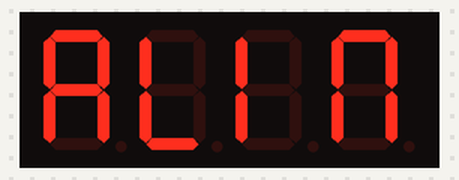
The sketch below on a simulated Arduino Uno, built with avr-gcc and run on an emulated ATmega328P. Shown: 4-digit seven-segment display. The local clock reads 2024-03-15 10:24:30 at power-on unless the sketch sets it.

Above: at 1.1 s.
At 2.1 s:
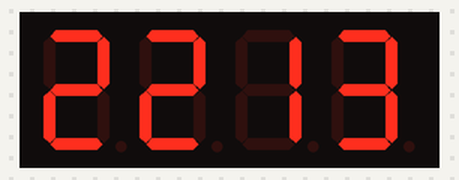
At 65.1 s:
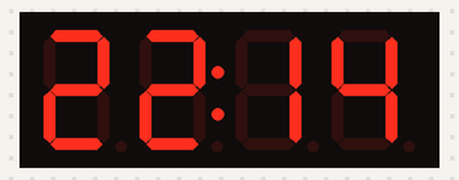
At 129.1 s:
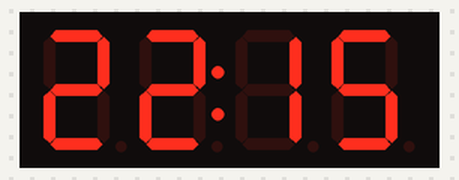

Measured:
- what the display in image 0 shows lasts 1.0 s, from 1.0 s to 2.0 s

The sketch:

digital_clock_TM1637.ino
```cpp
// (licence header left out)
#include <Wire.h>
#include <RTClib.h>
#include "SevenSegmentTM1637.h"

const byte PIN_CLK = 5;
const byte PIN_DIO = 6;
SevenSegmentTM1637    display(PIN_CLK, PIN_DIO);
RTC_DS3231 rtc;


void setup() {
  //Serial.begin(9600);
  display.begin();
  display.setBacklight(100);
  rtc.begin();
  rtc.adjust(DateTime(F(__DATE__), F(__TIME__)));

  display.print("ALIM");
  delay(1000);

}

void loop() {
  DateTime now = rtc.now();

  if (now.hour() < 10) {
    display.setCursor(0, 0); display.print("0");
    display.setCursor(0, 1); display.print(now.hour());
  }
  else {
    display.setCursor(0, 0); display.print(now.hour());
  }

  if (now.minute() < 10) {
    display.setCursor(0, 2); display.print("0");
    display.setCursor(0, 3); display.print(now.minute());
  }
  else {
    display.setCursor(0, 2); display.print(now.minute());
  }

  if (now.second() % 2 == 0) {
    display.setColonOn(1);
    Serial.print(now.hour());
    Serial.print(now.minute());
  }
  else {
    display.setColonOn(0);
  }

}
```
